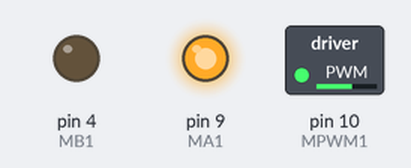
The sketch below on a simulated Arduino Uno, built with avr-gcc and run on an emulated ATmega328P. Shown: switched loads named in the sketch (green lamp = pin HIGH), output pins drawn as LEDs (lit = HIGH).

Above: at 0.1 s.
Timing chart, 0 to 1.6 s (numbered marks = the images above):
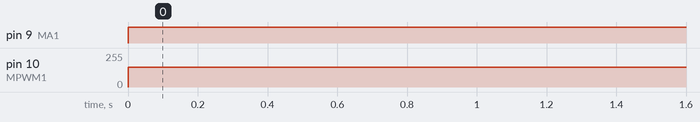

Measured:
- by itself, pin 9 (MA1): LOW → HIGH at 0.00 s
- by itself, pin 10 (MPWM1): 0/255 → 150/255 at 0.00 s

The sketch:

test_motor.ino
```cpp
#define MAX_SPEED 16000
#define MB1 4
#define MA1 9
#define MPWM1 10


void setup() {

  /******************Init pins to H Bridge ********************************************/
  pinMode(MA1, OUTPUT);//Motor B1
  pinMode(MB1, OUTPUT);//Motor A1
  pinMode(MPWM1, OUTPUT);//Motor1 PWM

}


void loop() {
  // put your main code here, to run repeatedly:
       analogWrite(MPWM1,150);
       digitalWrite(MA1, HIGH);
      digitalWrite(MB1, LOW);
}
```
